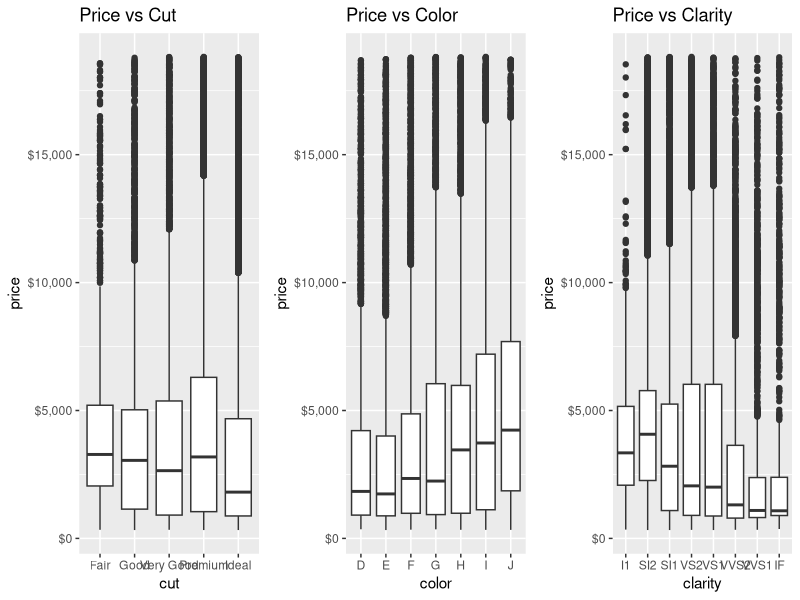
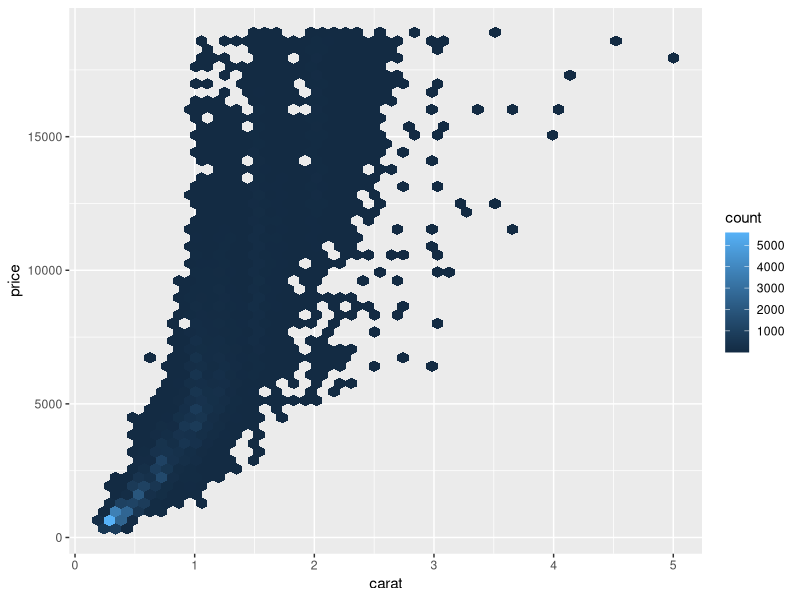
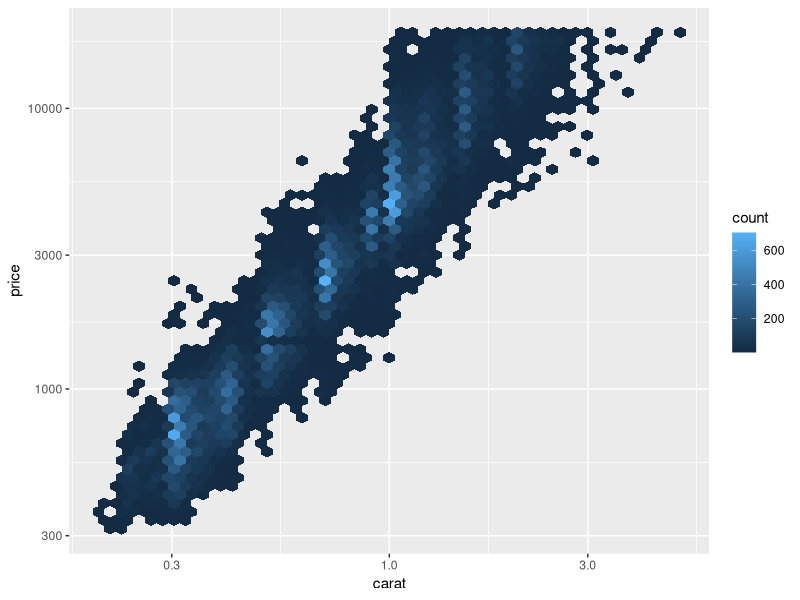
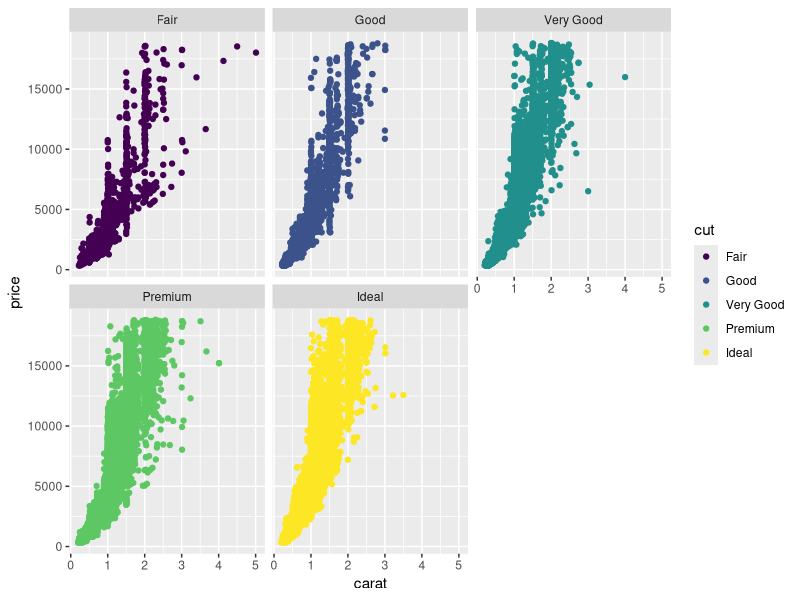
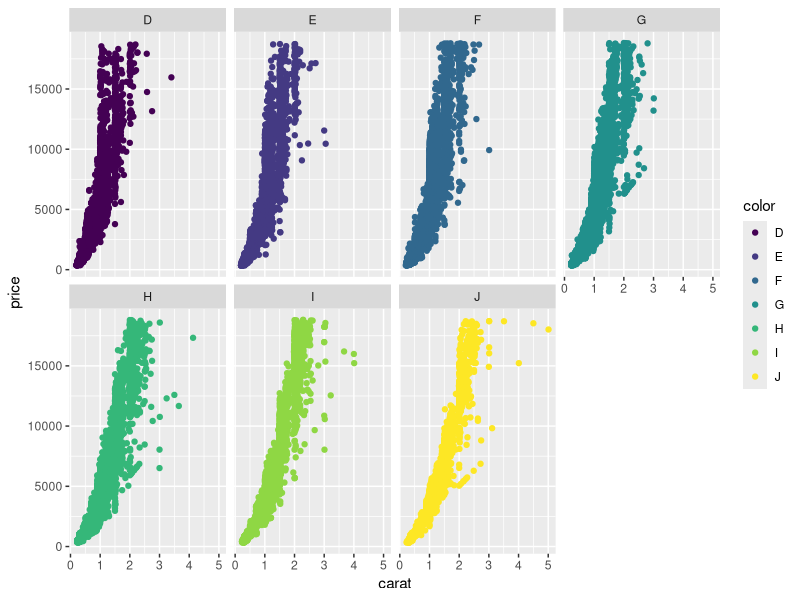
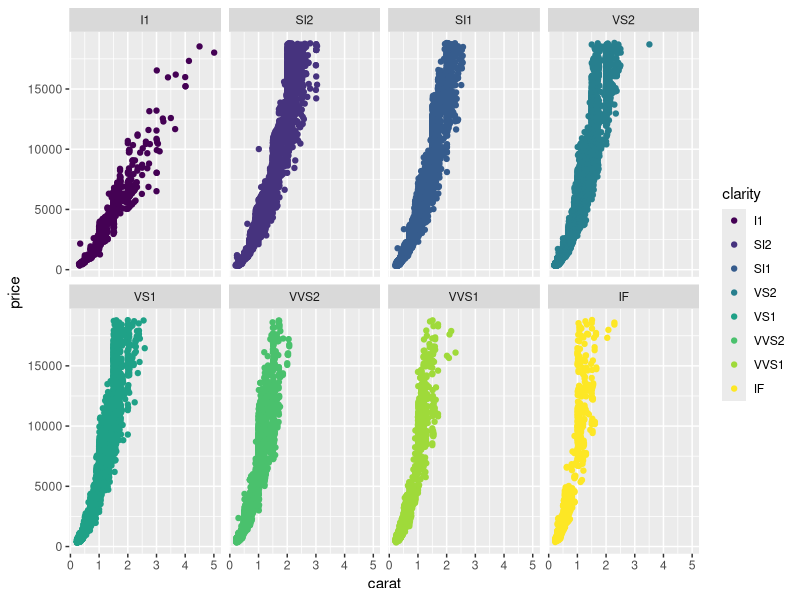
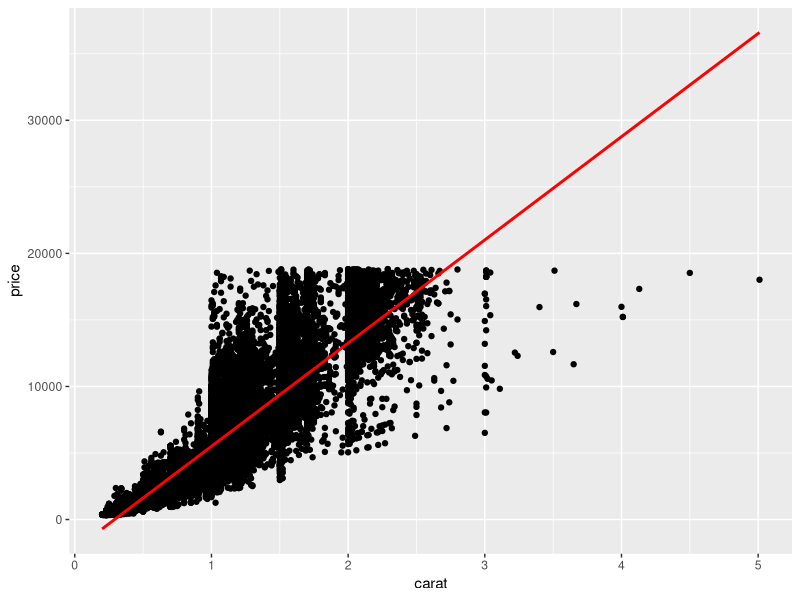
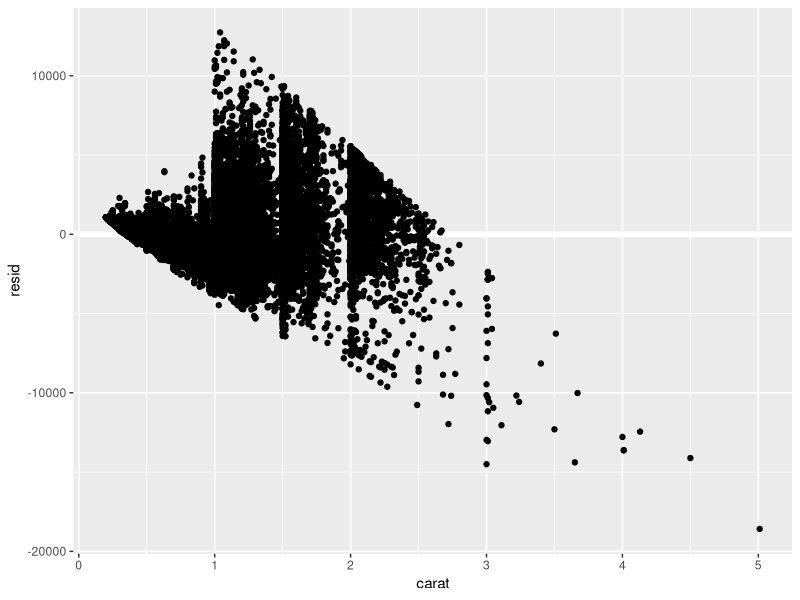

Generate these figures, in order, with R:
# prerequisites
library(tidyverse)
library(modelr)
library(hexbin)
options(na.action = na.warn)

##############
# the set-up #
##############
# why are low quality diamonds more expensive?
p1 <- ggplot(diamonds, aes(cut, price)) + geom_boxplot() + scale_y_continuous(labels = scales::dollar) + ggtitle("Price vs Cut")
p2 <- ggplot(diamonds, aes(color, price)) + geom_boxplot() + scale_y_continuous(labels = scales::dollar) + ggtitle("Price vs Color")
p3 <- ggplot(diamonds, aes(clarity, price)) + geom_boxplot() + scale_y_continuous(labels = scales::dollar) + ggtitle("Price vs Clarity")

gridExtra::grid.arrange(p1, p2, p3, nrow = 1)

# spend a few minutes discussing the logic behind this with your neighbor


################################
# a major confounding variable #
################################
# carat has a big impact on price
ggplot(diamonds, aes(carat, price)) + 
  geom_hex(bins = 50)

# how can we visualize this trend better?
ggplot(diamonds, aes(carat, price)) + 
  geom_hex(bins = 50) +
  scale_x_log10() +
  scale_y_log10()


######################
# Your Turn - Part 1 #
######################
# What is the strength of this linear trend? 
cor.test(diamonds$carat, diamonds$price)

# Does it differ depending on the different levels of cut, color, and clarity
diamonds %>% group_by(cut) %>% 
  summarise(corr = cor(carat, price))

diamonds %>% group_by(color) %>% 
  summarise(corr = cor(carat, price))

diamonds %>% group_by(clarity) %>% 
  summarise(corr = cor(carat, price))

diamonds %>% ggplot(aes(carat, price, color = cut)) + 
  geom_point() +
  facet_wrap(~ cut, nrow = 2)

diamonds %>% ggplot(aes(carat, price, color = color)) + 
  geom_point() +
  facet_wrap(~ color, nrow = 2)

diamonds %>% ggplot(aes(carat, price, color = clarity)) + 
  geom_point() +
  facet_wrap(~ clarity, nrow = 2)

# let's remove the price-carat relationship so we can see if there is still an
# unusual relationship between price and cut, color, and clarity

######################
# Your Turn - Part 2 #
######################
# 1. Fit a linear model between the price and carat variables
lm_carat_price <- lm(price ~ carat, data = diamonds)
# 2. Assess model numerically
summary(lm_carat_price)
# 3. Get prediction and residual data and add it to the diamonds data set
diamonds %>%
  add_predictions(lm_carat_price) %>%
  add_residuals(lm_carat_price)
# 4. Visually assess model predictions
diamonds %>%
  add_predictions(lm_carat_price) %>% 
  ggplot(aes(carat, price)) +
  geom_point() +
  geom_line(aes(y = pred), color = "red", size = 1)
# 5. Visually assess model residuals
diamonds %>%
  add_residuals(lm_carat_price) %>% 
  ggplot(aes(carat, resid)) +
  geom_ref_line(h = 0) +
  geom_point()
# 6. Visually assess relationship between residuals and cut, color, clarity. What does this tell you?
diamonds %>%
  add_residuals(lm_carat_price) %>% 
  ggplot(aes(cut, resid)) +
  geom_ref_line(h = 0) +
  geom_point()

diamonds %>%
  add_residuals(lm_carat_price) %>% 
  ggplot(aes(color, resid)) +
  geom_ref_line(h = 0) +
  geom_point()

diamonds %>%
  add_residuals(lm_carat_price) %>% 
  ggplot(aes(clarity, resid)) +
  geom_ref_line(h = 0) +
  geom_point()

############################
# building onto this model #
############################
# create a more complex model that incorporates cut, color, and clarity
diamonds3 <- diamonds %>% 
  select(price, carat, color, cut, clarity)

mod_diamond <- lm(log10(price) ~ log10(carat) + color + cut + clarity, 
                  data = diamonds3)

# how does this model appear to fit numerically
summary(mod_diamond)

# assess predictions
# example with cut
diamonds3 %>% 
  data_grid(cut, .model = mod_diamond) %>% 
  add_predictions(mod_diamond) %>%
  mutate(trans_pred = 10 ^ pred) %>%
  ggplot(aes(cut, trans_pred)) +
  geom_point() +
  scale_y_continuous(labels = scales::dollar)

# example with color
diamonds3 %>% 
  data_grid(color, .model = mod_diamond) %>% 
  add_predictions(mod_diamond) %>%
  mutate(trans_pred = 10 ^ pred) %>%
  ggplot(aes(color, trans_pred)) +
  geom_point()

# example with clarity
diamonds3 %>% 
  data_grid(clarity, .model = mod_diamond) %>% 
  add_predictions(mod_diamond) %>%
  mutate(trans_pred = 10 ^ pred) %>%
  ggplot(aes(clarity, trans_pred)) +
  geom_point()


#############
# Your Turn #
#############
# Lastly, how do the residuals look for this mod_diamond model?
diamonds %>%
  add_residuals(mod_diamond) %>% 
  ggplot(aes(price, resid)) +
  geom_ref_line(h = 0) +
  geom_point()
